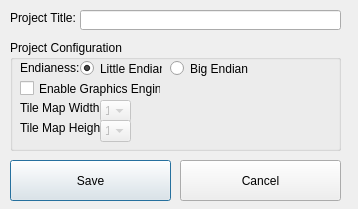
<?xml version="1.0" encoding="UTF-8"?>
<ui version="4.0">
 <class>ReconfigureProjectDialog</class>
 <widget class="QDialog" name="ReconfigureProjectDialog">
  <property name="geometry">
   <rect>
    <x>0</x>
    <y>0</y>
    <width>358</width>
    <height>209</height>
   </rect>
  </property>
  <property name="windowTitle">
   <string>Reconfigure Project Settings</string>
  </property>
  <widget class="QLineEdit" name="txtTitle">
   <property name="geometry">
    <rect>
     <x>80</x>
     <y>10</y>
     <width>261</width>
     <height>20</height>
    </rect>
   </property>
   <property name="maxLength">
    <number>44</number>
   </property>
  </widget>
  <widget class="QPushButton" name="btnSave">
   <property name="geometry">
    <rect>
     <x>10</x>
     <y>160</y>
     <width>161</width>
     <height>41</height>
    </rect>
   </property>
   <property name="text">
    <string>Save</string>
   </property>
  </widget>
  <widget class="QLabel" name="lblTitle">
   <property name="geometry">
    <rect>
     <x>10</x>
     <y>10</y>
     <width>71</width>
     <height>16</height>
    </rect>
   </property>
   <property name="text">
    <string>Project Title:</string>
   </property>
  </widget>
  <widget class="QGroupBox" name="grpConf">
   <property name="geometry">
    <rect>
     <x>10</x>
     <y>40</y>
     <width>331</width>
     <height>111</height>
    </rect>
   </property>
   <property name="title">
    <string>Project Configuration</string>
   </property>
   <widget class="QCheckBox" name="chkEnableGFX">
    <property name="geometry">
     <rect>
      <x>10</x>
      <y>40</y>
      <width>141</width>
      <height>17</height>
     </rect>
    </property>
    <property name="text">
     <string>Enable Graphics Engine</string>
    </property>
   </widget>
   <widget class="QLabel" name="lblTileWidth">
    <property name="geometry">
     <rect>
      <x>10</x>
      <y>60</y>
      <width>91</width>
      <height>16</height>
     </rect>
    </property>
    <property name="text">
     <string>Tile Map Width:</string>
    </property>
   </widget>
   <widget class="QLabel" name="lblTileHeight">
    <property name="geometry">
     <rect>
      <x>10</x>
      <y>80</y>
      <width>91</width>
      <height>16</height>
     </rect>
    </property>
    <property name="text">
     <string>Tile Map Height:</string>
    </property>
   </widget>
   <widget class="QComboBox" name="cmbTileWidth">
    <property name="enabled">
     <bool>false</bool>
    </property>
    <property name="geometry">
     <rect>
      <x>90</x>
      <y>60</y>
      <width>31</width>
      <height>22</height>
     </rect>
    </property>
    <item>
     <property name="text">
      <string>1</string>
     </property>
    </item>
    <item>
     <property name="text">
      <string>2</string>
     </property>
    </item>
    <item>
     <property name="text">
      <string>3</string>
     </property>
    </item>
    <item>
     <property name="text">
      <string>4</string>
     </property>
    </item>
   </widget>
   <widget class="QComboBox" name="cmbTileHeight">
    <property name="enabled">
     <bool>false</bool>
    </property>
    <property name="geometry">
     <rect>
      <x>90</x>
      <y>80</y>
      <width>31</width>
      <height>22</height>
     </rect>
    </property>
    <item>
     <property name="text">
      <string>1</string>
     </property>
    </item>
    <item>
     <property name="text">
      <string>2</string>
     </property>
    </item>
    <item>
     <property name="text">
      <string>3</string>
     </property>
    </item>
    <item>
     <property name="text">
      <string>4</string>
     </property>
    </item>
   </widget>
   <widget class="QLabel" name="lblEndian">
    <property name="geometry">
     <rect>
      <x>10</x>
      <y>20</y>
      <width>91</width>
      <height>16</height>
     </rect>
    </property>
    <property name="text">
     <string>Endianess:</string>
    </property>
   </widget>
   <widget class="QRadioButton" name="radLEndian">
    <property name="geometry">
     <rect>
      <x>70</x>
      <y>20</y>
      <width>82</width>
      <height>17</height>
     </rect>
    </property>
    <property name="text">
     <string>Little Endian</string>
    </property>
    <property name="checked">
     <bool>true</bool>
    </property>
   </widget>
   <widget class="QRadioButton" name="radBEndian">
    <property name="geometry">
     <rect>
      <x>160</x>
      <y>20</y>
      <width>82</width>
      <height>17</height>
     </rect>
    </property>
    <property name="text">
     <string>Big Endian</string>
    </property>
   </widget>
  </widget>
  <widget class="QPushButton" name="btnCancel">
   <property name="geometry">
    <rect>
     <x>180</x>
     <y>160</y>
     <width>161</width>
     <height>41</height>
    </rect>
   </property>
   <property name="text">
    <string>Cancel</string>
   </property>
  </widget>
 </widget>
 <resources/>
 <connections/>
</ui>
